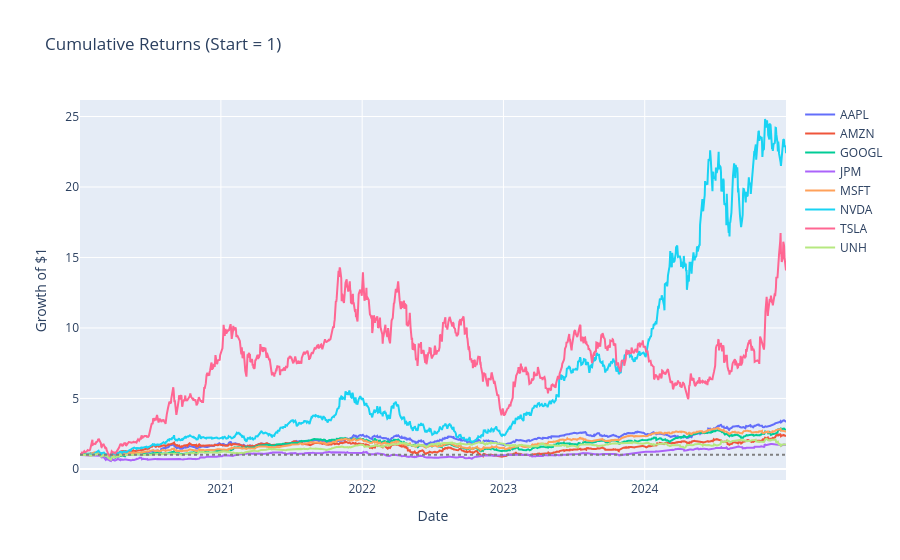

Here is the notebook cell this chart was saved with:
### Markdown cell above
## 5. Visualisations

### 5.1 Cumulative Returns (Rebased to 1)

### Code cell
cum_returns = (1 + daily_returns).cumprod()

fig1 = go.Figure()
for col in cum_returns.columns:
    fig1.add_trace(go.Scatter(
        x=cum_returns.index, y=cum_returns[col],
        name=col, mode='lines', line=dict(width=2)
    ))
fig1.add_hline(y=1, line_dash='dot', line_color='grey')
fig1.update_layout(
    title='Cumulative Returns (Start = 1)',
    xaxis_title='Date',
    yaxis_title='Growth of $1',
    hovermode='x unified'
)
fig1.show()

### Figure 1 — Plotly figure (JSON) as saved in the notebook; plotly's stock layout.template omitted (floating-point values rounded to 4 significant figures; data arrays with more than 128 entries replaced by an {"elided": "..."} marker saying what was removed)
{"data": [{"line": {"width": 2}, "mode": "lines", "name": "AAPL", "type": "scatter", "x": {"elided": "1257 str values"}, "y": {"elided": "1257 float values"}}, {"line": {"width": 2}, "mode": "lines", "name": "AMZN", "type": "scatter", "x": {"elided": "1257 str values"}, "y": {"elided": "1257 float values"}}, {"line": {"width": 2}, "mode": "lines", "name": "GOOGL", "type": "scatter", "x": {"elided": "1257 str values"}, "y": {"elided": "1257 float values"}}, {"line": {"width": 2}, "mode": "lines", "name": "JPM", "type": "scatter", "x": {"elided": "1257 str values"}, "y": {"elided": "1257 float values"}}, {"line": {"width": 2}, "mode": "lines", "name": "MSFT", "type": "scatter", "x": {"elided": "1257 str values"}, "y": {"elided": "1257 float values"}}, {"line": {"width": 2}, "mode": "lines", "name": "NVDA", "type": "scatter", "x": {"elided": "1257 str values"}, "y": {"elided": "1257 float values"}}, {"line": {"width": 2}, "mode": "lines", "name": "TSLA", "type": "scatter", "x": {"elided": "1257 str values"}, "y": {"elided": "1257 float values"}}, {"line": {"width": 2}, "mode": "lines", "name": "UNH", "type": "scatter", "x": {"elided": "1257 str values"}, "y": {"elided": "1257 float values"}}], "layout": {"hovermode": "x unified", "shapes": [{"line": {"color": "grey", "dash": "dot"}, "type": "line", "x0": 0, "x1": 1, "xref": "x domain", "y0": 1, "y1": 1, "yref": "y"}], "title": {"text": "Cumulative Returns (Start = 1)"}, "xaxis": {"title": {"text": "Date"}}, "yaxis": {"title": {"text": "Growth of $1"}}}}
